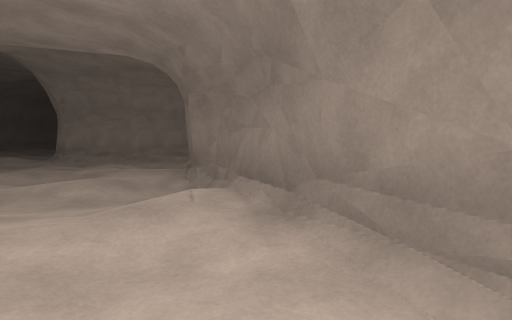
view 1 (above)

24 first-person views from a walk through a Unity game level. The camera is 1.3 m above the floor, tilts 4° down and sees 80° across. The floor is counted in squares, 1.54 m on a side. Each view is taken from the middle of a square. On the plan, view 1 faces up. The plan holds only what a view shows up to about 11 squares ahead; the rest is blank. The place goes on beyond the plan. The player is left out.

view 2
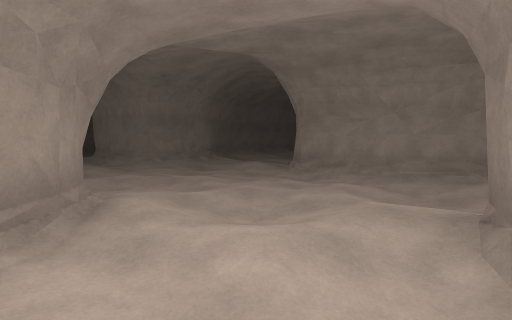

view 3
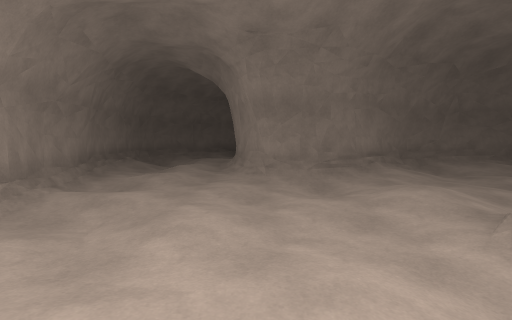

view 4
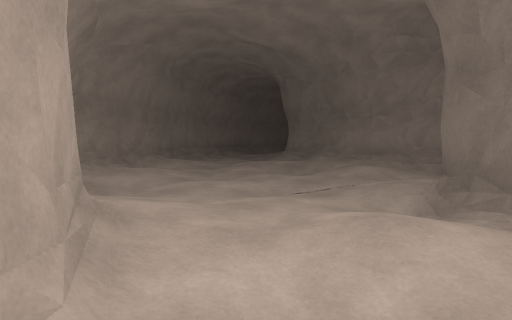

view 5
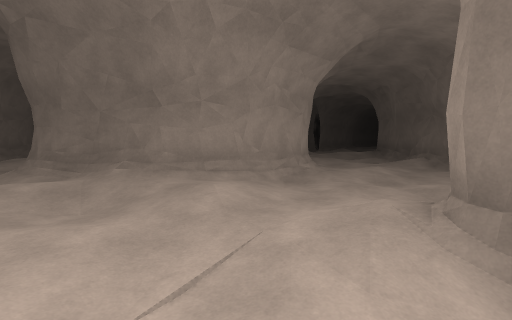

view 6
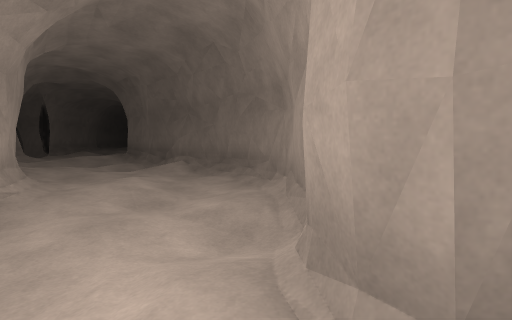

view 7
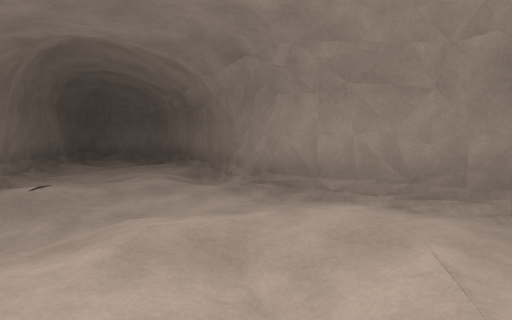

view 8
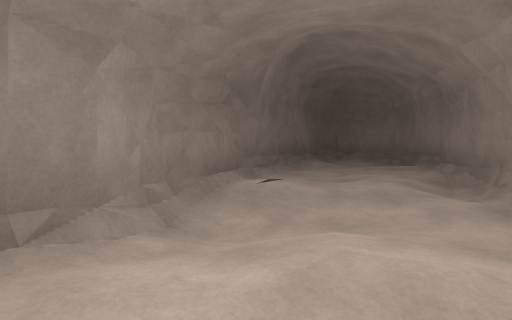

view 9
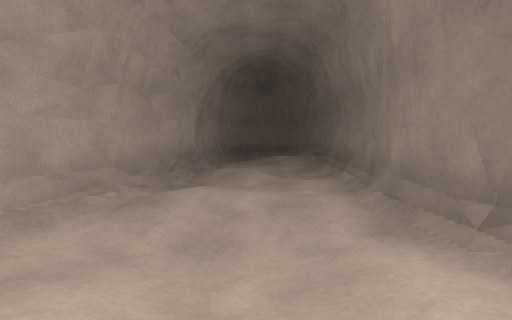

view 10
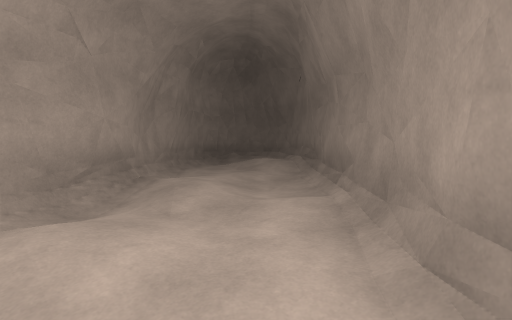

view 11
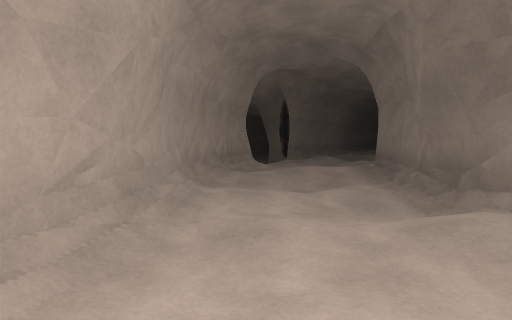

view 12
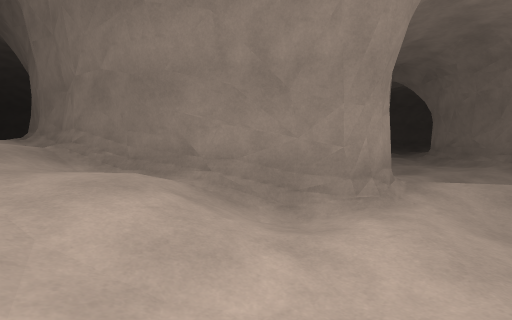

view 13
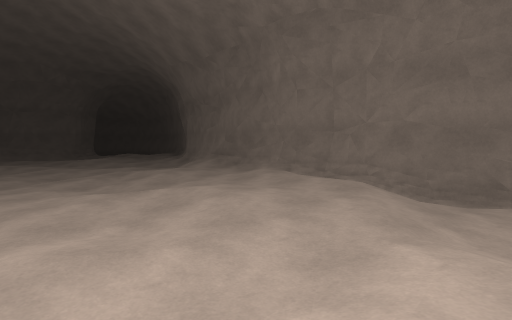

view 14
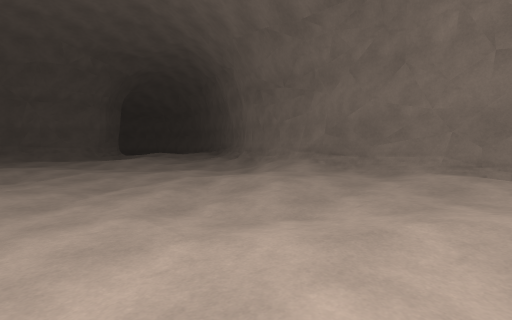

view 15
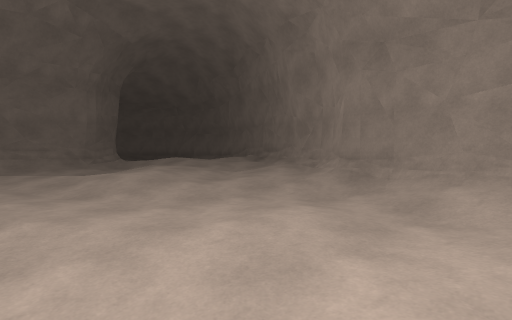

view 16
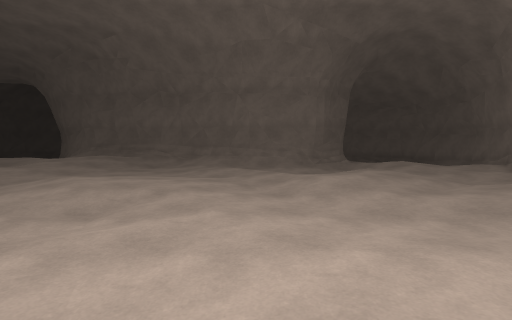

view 17
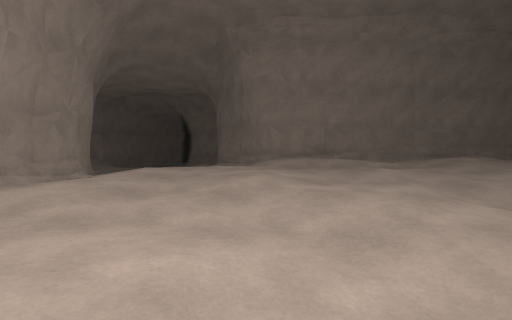

view 18
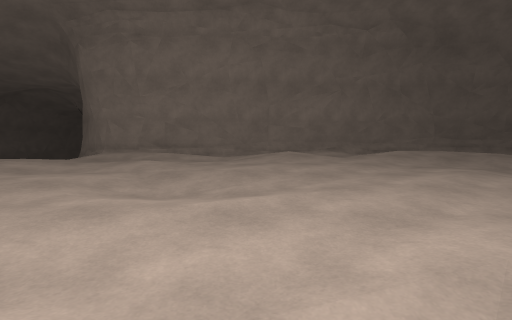

view 19
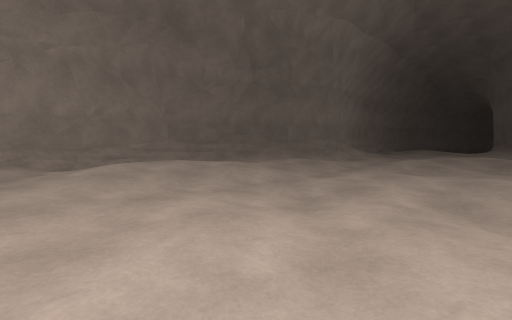

view 20
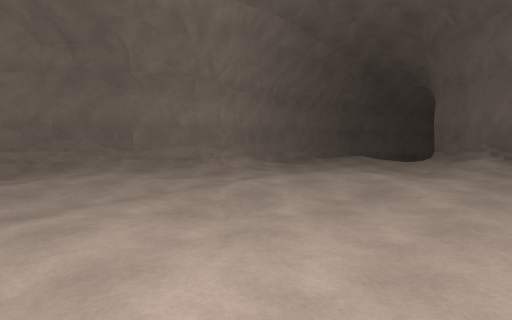

view 21
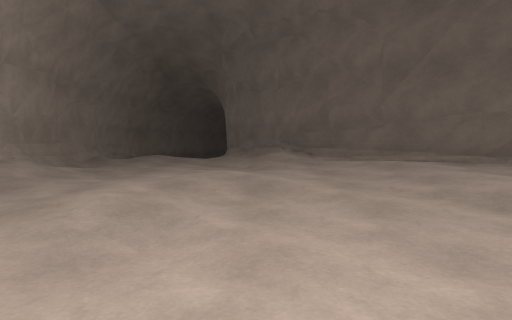

view 22
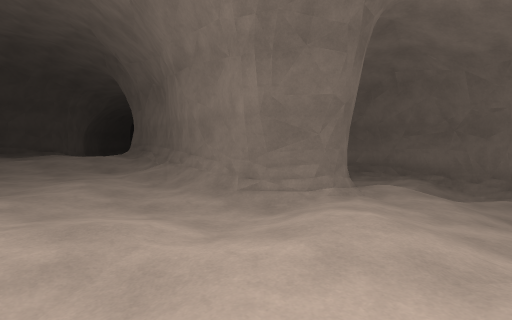

view 23
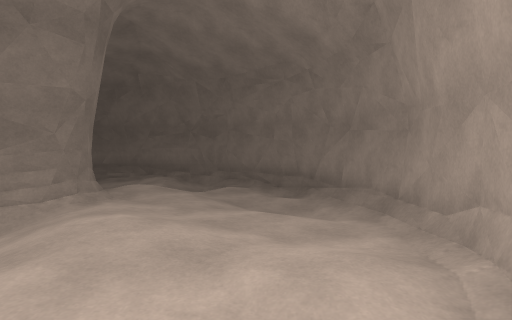

view 24
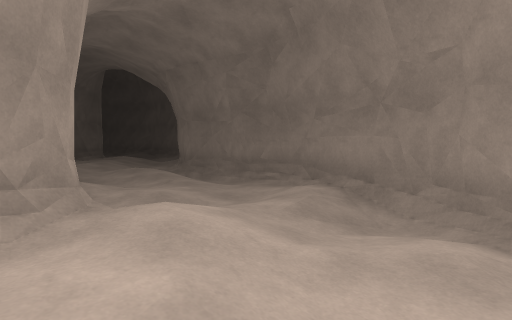

### Floor plan
Key: @ floor where view 1 was taken; # wall or solid block; . main floor; : floor 0.25 m higher than the main floor; - floor 0.25 m lower than the main floor; + floor 0.5 m higher than the main floor; * floor 0.75 m higher than the main floor; % floor 1 m higher than the main floor; & floor 1.25 m higher than the main floor; $ floor 1.5 m higher than the main floor; _ floor 10.75 m lower than the main floor; / step, stairs or slope; ^ raised ledge.
Columns run from 15 left of view 1 to 34 right of it. Each row starts with its distance up from view 1.
 21                 ##.:..
 20       /^       #/.::-..:.           ###
 19   #   /#      #:.-/+:::./##    ^^####/###
 18   #:.::#^    #.....##//++/#####%%&&  & %/#^   ^^^#
 17  ^/:.:./#^^^#...-/####/***%&&&%&&&&&$& %&%/###/%&
 16  #.....:://:..../##./#+**%%%%%%&&&&&&&&%%%%%&%%%%&
 15  ^+:-..:....:...##..:##/%&%%%%%%%%%%*%%*%%%%%%%%%&
 14  #:...-........##..+/^#%&&&%%%%%%%%%**%%%%&%%%%%%%
 13  ^#.....:/-:.###:::+# #%&%&%%%%%%%%%**%%%%%&&%%%&#
 12   #:...-#^^^^#..:..#  ^&&%%%%***%%**%*%%%%%&&%/&##
 11    #:.:.#^^##:....#   #&%%*%%%%%***%**%%%%%&&&$_
 10    ^#...../...:.:#    #%%%%*******    %%%%%&&$$
  9     #.......--./#     ^&%%*******        &$$$#
  8  ^###......:..#^      #/%%%*** +          $$$#
  7  /........:.::#       #/***+*%              #
  6 .::::......-..#      ^/******
  5 -....-...::.:-/#     #%+*****+
  4 ./..###^^##.../#    ^#%*****+**
  3 ###^      ^#..::^   #%*****%%%*
  2            #.:..#  ^/***%%+*%%%*
  1            ^/:::#  #%**%%%******%
  0             #..@.^ #%%*%****++**%
 -1             ^#:.:##%%%*+++***+*%&%%
 -2              #:..##+*%%++*+**+*&&&&
 -3               #..##+++*#####/*%&
 -4                ## #:/++##  #####
 -5                   #.:/*/#
 -6                   #.:://.:: ./
 -7                    #::.:.:...::+
 -8                     #//:..::::::
 -9                      ###:./##/.
-10                         ^^^  ^#

Positions as (right, up) in squares from view 1, and headings:
1: (0, 0), facing up
2: (-1, 3), facing up-left
3: (-4, 8), facing left
4: (-10, 8), facing up
5: (-10, 12), facing up-right
6: (-8, 13), facing right
7: (-4, 8), facing down
8: (-4, 7), facing down-right
9: (-4, 7), facing up-right
10: (-2, 8), facing up-right
11: (-3, 15), facing up-right
12: (9, 20), facing down-left
13: (14, 17), facing down-left
14: (14, 13), facing down-left
15: (12, 8), facing down-left
16: (11, 8), facing down
17: (11, 8), facing up
18: (16, 8), facing up
19: (18, 11), facing up-right
20: (23, 10), facing up-right
21: (23, 12), facing right
22: (5, 1), facing down-right
23: (5, 1), facing down
24: (5, -4), facing down-right
